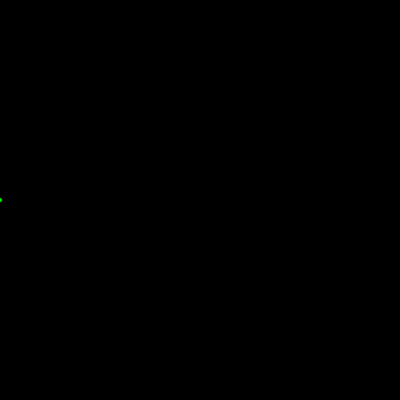
Frame 1 (no input)
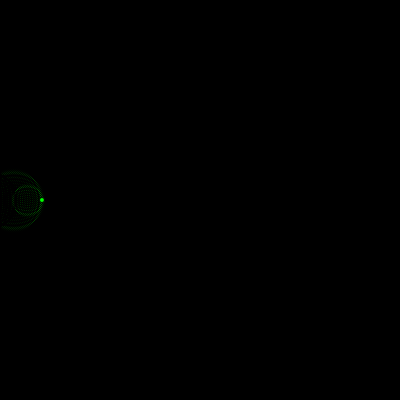
Frame 60 (no input)
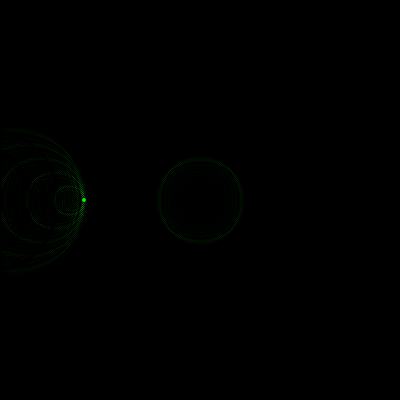
Frame 120 (the mouse pressed at the canvas centre since frame 60)

The p5.js sketch that drew these frames (run headless with seeded random() and noise() and a simulated clock; from frame 60 on, the mouse is pressed at the canvas centre):

// p5.js sketch
// ── sketch.js
let buffer2;
let buffer1;

let xoff = 0;

let dampening = 0.999;

function setup() {
	pixelDensity(1);
	createCanvas(400, 400);

	// initialize arrays
	buffer2 = new Array(width).fill(0).map(n => new Array(height).fill(0));
	buffer1 = new Array(width).fill(0).map(n => new Array(height).fill(0));
	fill(0, 255, 0);
}

function mousePressed() {
	buffer1[mouseX][mouseY] = 500;
}

function keyPressed() {
	if (key === " ") {
		buffer1[mouseX][mouseY] = 500;
	}
}

function draw() {
	// frequency of waves
	if (frameCount % 20 === 0) {
		buffer1[round(xoff)][200] = 500;
	}

	background(0);

	loadPixels();
	for (let i = 1; i < width - 1; i++) {
		for (let j = 1; j < height - 1; j++) {
			buffer2[i][j] =
				(buffer1[i - 1][j] +
					buffer1[i + 1][j] +
					buffer1[i][j - 1] +
					buffer1[i][j + 1]) /
					2 -
				buffer2[i][j];
			buffer2[i][j] = buffer2[i][j] * dampening;
			let index = (i + j * width) * 4;
			// pixels[index + 0] = buffer2[i][j];
			pixels[index + 1] = buffer2[i][j];
			// pixels[index + 2] = buffer2[i][j];
		}
	}
	updatePixels();

	let temp = buffer1;
	buffer1 = buffer2;
	buffer2 = temp;

	// speed of sprite
	// 2: same speed as waves
	// 1: super sonic
	// 3: sub sonic
	if (frameCount % 2 === 0) {
		xoff += 1.4;
	}
	ellipse(xoff, 200, 5, 5);
}
